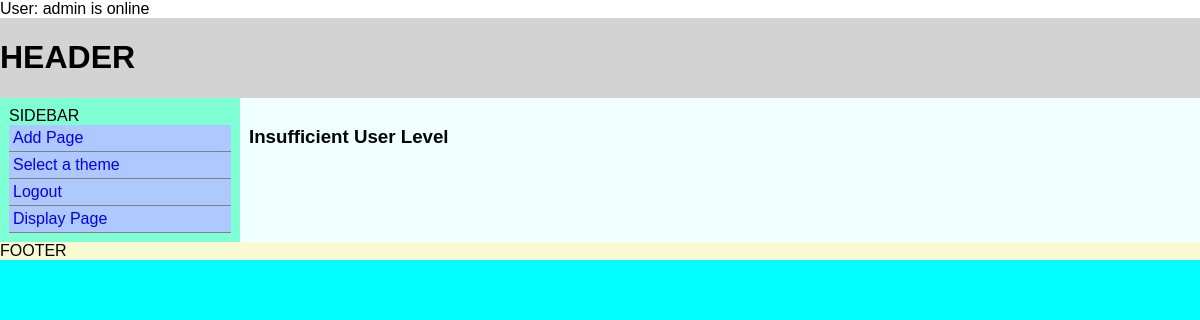
/index.php (signed in), run on the app's committed database.
### tables this page shows
CREATE TABLE IF NOT EXISTS `routes` (
  `routeid` int(11) NOT NULL AUTO_INCREMENT,
  `action` varchar(100) NOT NULL,
  `type` varchar(100) DEFAULT NULL,
  `id` tinyint(1) DEFAULT NULL,
  `mod_name` varchar(256) NOT NULL,
  `mod_real_name` varchar(256) NOT NULL,
  `mod_desc` mediumtext NOT NULL,
  `status` tinyint(1) NOT NULL,
  `tier` tinyint(4) NOT NULL,
  PRIMARY KEY (`routeid`)
);

CREATE TABLE IF NOT EXISTS `themes` (
  `tid` int(11) NOT NULL AUTO_INCREMENT,
  `theme_machine_name` varchar(255) DEFAULT NULL,
  `theme_display_name` varchar(255) DEFAULT NULL,
  `theme_desc` text NOT NULL,
  `status` tinyint(1) DEFAULT NULL,
  PRIMARY KEY (`tid`)
);

### index.php (called while the page is built, shortened)
<?php
include ("includes/bootstrap.php");
boot();
?>

### includes/classes/class_db.php (called while the page is built, shortened)
<?php
class DB
{
    protected $dbo;
    public function __construct()
    {
        try {
            $this->dbo = new PDO("mysql:host=" . DB_HOST . ";dbname=" . DB_NAME, DB_USER, DB_PASSWORD);
        }
        catch(PDOException $e)
        {
            $this->dbo = $e->errorInfo;
        }
    }
    public function GetActiveTheme()
    {
        $dbo = $this->dbo;
        $stmt = $dbo->prepare("SELECT theme_machine_name FROM themes WHERE status = 1 LIMIT 1");
        $result = $stmt->execute(array());
        if ($result)
        {
            $theme_machine_name = $stmt->fetch();
            return $theme_machine_name['theme_machine_name'];
        }
        return False;
    }
    public function GetSidebarItems()
    {
        $dbo = $this->dbo;
        $sql = "SELECT action,type,mod_real_name,tier FROM routes WHERE status=1";
        $stmt = $dbo->prepare($sql);
        $result  = $stmt->execute(array());
        if ($result)
        {
            $items = $stmt->fetchAll(PDO::FETCH_ASSOC);
            return $items;
        }
    }
}
?>

### includes/classes/class_theme.php (the view, shortened to what this page needs)
<?php
class Theme
{
    public static function GetActiveTheme()
    {
        $db = new DB();
        $theme = $db->GetActiveTheme();
        $theme_path = "themes/".$theme;
        if (is_dir($theme_path))
        {
            if (is_readable($theme_path."/theme.html"))
            {
                return True;
            }
        }
    }
    public static function RenderMainNavMenu()
    {
        $db = new DB();
        $items = $db->GetSidebarItems();
        $html = "<ul id='main-nav' class='nav'>";
        foreach ($items as $item)
        {
            if ((Security::IsLoggedIn()== True) and ($item['action']=='login')) continue;
            $html .= "<li class='nav-item'>";
            $html.= "<a class='nav-link' href='".CMS_BASE_URI."?q=".$item['action'];
            if ($item['type']!=null)
            {
                $html.="/".$item['type'];
            }
            $html.="'>".$item['mod_real_name']."</a>";
        }
        $html.="</ul>";
        return $html;
    }
}

### themes/default/style.css (style rules this page uses)
* { box-sizing: border-box; }
body { margin: auto; font-family: Arial, helvetica, sans-serif; }
#container-outer { width: 100%; background-color: aqua; height: 100%; margin: 0px; }
#header { width: 100%; background-color: lightgray; overflow: hidden; }
.flex { display: flex; }
#container-inner { width: 100%; overflow: auto; }
#sidebar { width: 20%; background-color: aquamarine; float: left; display: block; padding: 9px; }
.nav { list-style: none; text-decoration: none; margin: 0; padding: 0; }
.nav-link { text-decoration: none; border-bottom: 1px solid gray; display: block; padding: 4px; }
.nav-link:link, .nav-link:visited { display: block; background: #afc8ff; }
#content { width: 80%; background-color: azure; float: right; display: block; padding: 9px; }
#footer { width: 100%; background-color: lightgoldenrodyellow; clear: both; overflow: hidden; }

### data on the page
routes: mod_real_name "Add Page"
routes: mod_real_name "Select a theme"
routes: mod_real_name "Logout"
routes: mod_real_name "Display Page"
themes: theme_machine_name "FOOTER"

### other printed values
$_SESSION['username'] "admin"
$GLOBALS['content'] "Insufficient User Level"
